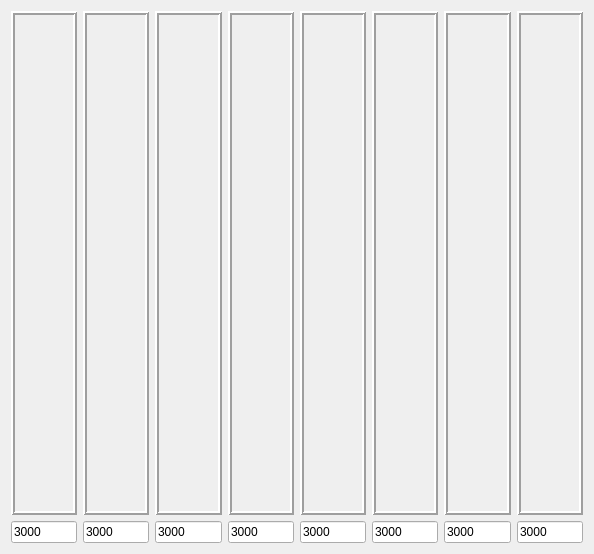
<?xml version="1.0" encoding="UTF-8"?>
<ui version="4.0">
 <class>FreqLevels</class>
 <widget class="QWidget" name="FreqLevels">
  <property name="geometry">
   <rect>
    <x>0</x>
    <y>0</y>
    <width>594</width>
    <height>554</height>
   </rect>
  </property>
  <property name="mouseTracking">
   <bool>true</bool>
  </property>
  <property name="windowTitle">
   <string>Form</string>
  </property>
  <layout class="QGridLayout" name="gridLayout">
   <item row="1" column="0">
    <widget class="QLineEdit" name="lineEdit_f1">
     <property name="text">
      <string>3000</string>
     </property>
    </widget>
   </item>
   <item row="0" column="7">
    <widget class="QFrame" name="frame_7">
     <property name="frameShape">
      <enum>QFrame::Box</enum>
     </property>
     <property name="frameShadow">
      <enum>QFrame::Raised</enum>
     </property>
     <property name="lineWidth">
      <number>2</number>
     </property>
    </widget>
   </item>
   <item row="0" column="8">
    <widget class="QFrame" name="frame_8">
     <property name="frameShape">
      <enum>QFrame::Box</enum>
     </property>
     <property name="frameShadow">
      <enum>QFrame::Raised</enum>
     </property>
     <property name="lineWidth">
      <number>2</number>
     </property>
    </widget>
   </item>
   <item row="0" column="0">
    <widget class="QFrame" name="frame_1">
     <property name="mouseTracking">
      <bool>true</bool>
     </property>
     <property name="frameShape">
      <enum>QFrame::Box</enum>
     </property>
     <property name="frameShadow">
      <enum>QFrame::Raised</enum>
     </property>
     <property name="lineWidth">
      <number>2</number>
     </property>
    </widget>
   </item>
   <item row="0" column="2">
    <widget class="QFrame" name="frame_2">
     <property name="frameShape">
      <enum>QFrame::Box</enum>
     </property>
     <property name="frameShadow">
      <enum>QFrame::Raised</enum>
     </property>
     <property name="lineWidth">
      <number>2</number>
     </property>
    </widget>
   </item>
   <item row="0" column="5">
    <widget class="QFrame" name="frame_5">
     <property name="frameShape">
      <enum>QFrame::Box</enum>
     </property>
     <property name="frameShadow">
      <enum>QFrame::Raised</enum>
     </property>
     <property name="lineWidth">
      <number>2</number>
     </property>
    </widget>
   </item>
   <item row="0" column="4">
    <widget class="QFrame" name="frame_4">
     <property name="frameShape">
      <enum>QFrame::Box</enum>
     </property>
     <property name="frameShadow">
      <enum>QFrame::Raised</enum>
     </property>
     <property name="lineWidth">
      <number>2</number>
     </property>
    </widget>
   </item>
   <item row="0" column="6">
    <widget class="QFrame" name="frame_6">
     <property name="frameShape">
      <enum>QFrame::Box</enum>
     </property>
     <property name="frameShadow">
      <enum>QFrame::Raised</enum>
     </property>
     <property name="lineWidth">
      <number>2</number>
     </property>
    </widget>
   </item>
   <item row="0" column="3">
    <widget class="QFrame" name="frame_3">
     <property name="frameShape">
      <enum>QFrame::Box</enum>
     </property>
     <property name="frameShadow">
      <enum>QFrame::Raised</enum>
     </property>
     <property name="lineWidth">
      <number>2</number>
     </property>
    </widget>
   </item>
   <item row="1" column="2">
    <widget class="QLineEdit" name="lineEdit_f2">
     <property name="text">
      <string>3000</string>
     </property>
    </widget>
   </item>
   <item row="1" column="3">
    <widget class="QLineEdit" name="lineEdit_f3">
     <property name="text">
      <string>3000</string>
     </property>
    </widget>
   </item>
   <item row="1" column="4">
    <widget class="QLineEdit" name="lineEdit_f4">
     <property name="text">
      <string>3000</string>
     </property>
    </widget>
   </item>
   <item row="1" column="5">
    <widget class="QLineEdit" name="lineEdit_f5">
     <property name="text">
      <string>3000</string>
     </property>
    </widget>
   </item>
   <item row="1" column="6">
    <widget class="QLineEdit" name="lineEdit_f6">
     <property name="text">
      <string>3000</string>
     </property>
    </widget>
   </item>
   <item row="1" column="7">
    <widget class="QLineEdit" name="lineEdit_f7">
     <property name="text">
      <string>3000</string>
     </property>
    </widget>
   </item>
   <item row="1" column="8">
    <widget class="QLineEdit" name="lineEdit_f8">
     <property name="text">
      <string>3000</string>
     </property>
    </widget>
   </item>
  </layout>
 </widget>
 <resources/>
 <connections/>
</ui>
